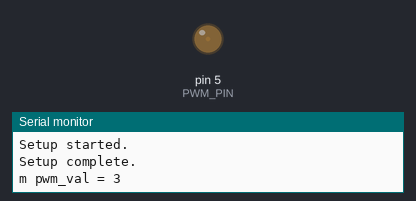
The sketch below on a simulated Arduino Uno, built with avr-gcc and run on an emulated ATmega328P. On the bench: output pins drawn as LEDs (lit = HIGH), the last lines printed to the serial monitor.

Above: at 5.05 s.
At 25.0 s:
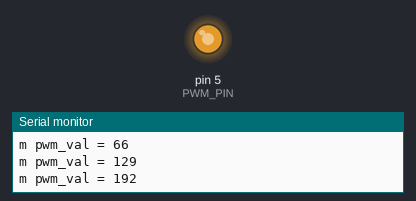
At 29.95 s:
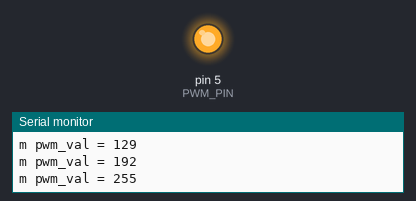
At 44.95 s:
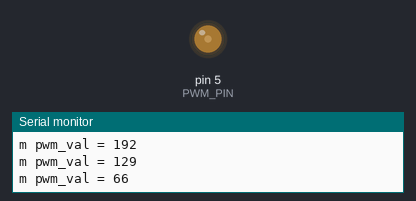
Timing chart, 0 to 57.0 s (numbered marks = the images above):
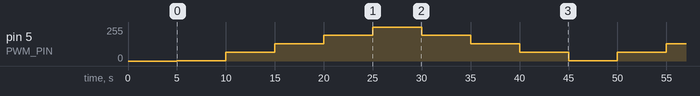

Measured:
- by itself, pin 5 (PWM_PIN): repeats every 40.0 s: 66/255 5.0 s, 129/255 5.0 s, 192/255 5.0 s, 255/255 5.0 s, 192/255 5.0 s, 129/255 5.0 s, 66/255 5.0 s, 3/255 5.0 s

The sketch:

PwmToVoltmeter.ino
```cpp
#define DEBUG_PRINT
#ifdef DEBUG_PRINT
#define PRINT_INIT(X) Serial.begin((X))
#define PRINT(X) Serial.print(X)
#define PRINTLN(X) Serial.println(X)
#else
#define PRINT_INIT(X)
#define PRINT(X)
#define PRINTLN(X)
#endif

#define PWM_PIN 5   // D5

#define TEST_MAX_PWM  1

void setup() {
  PRINT_INIT( 9600 );
  PRINTLN("Setup started.");

  pinMode(PWM_PIN, OUTPUT);
  delay(5000);

  PRINTLN("Setup complete.");
}

#if TEST_MAX_PWM
// loop up and down at quarter PWM power with 5-second intervals
int pwm_val = 3;
int pwm_step = 63;

void loop() {

  PRINT("m pwm_val = ");
  PRINTLN(pwm_val);

  analogWrite(PWM_PIN, (uint8_t)pwm_val);

  if (pwm_val == 3) {
    pwm_step = 63;
  } else if (pwm_val == 255) {
    pwm_step = -63;
  }
  pwm_val = pwm_val + pwm_step;

  delay(5000);
}

#else
// Loop up and down in 60 increments as if displaying minutes

int pwm_val = 10;
int pwm_step = 4;

void loop() {

  PRINT("pwm_val = ");
  PRINTLN(pwm_val);

  analogWrite(PWM_PIN, (uint8_t)pwm_val);

  if (pwm_val == 10) {
    pwm_step = 4;
  } else if (pwm_val == 250) {
    pwm_step = -4;
  }
  pwm_val = pwm_val + pwm_step;

  delay(1000);
}
#endif
```
